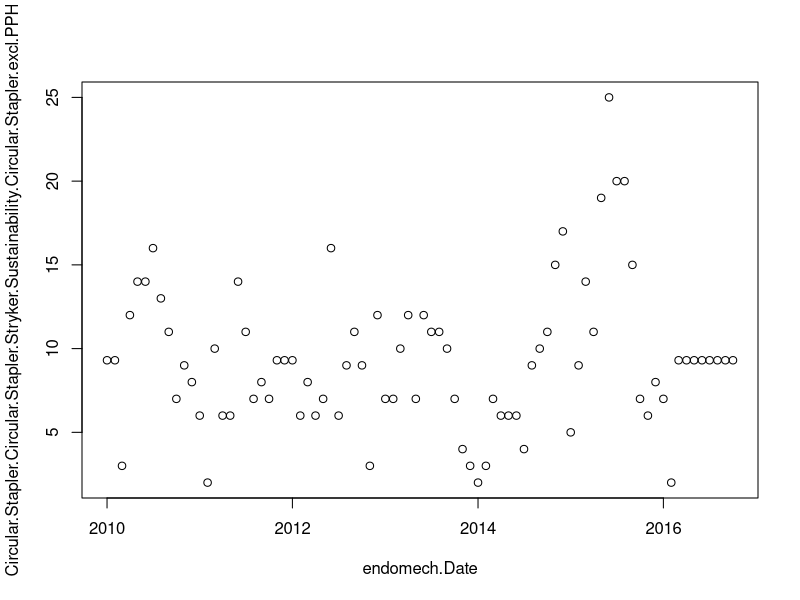

The R source for this figure:
endomech <- read.csv("endomech.csv", header = TRUE)
head(endomech)

## How to access names
head(names(endomech))
str(endomech)

# making a variable column and then a dataframe with that column and Date
#### readline()
#### https://stackoverflow.com/questions/12550677/in-r-is-there-some-function-like-raw-input-in-python
column <- "Circular.Stapler.Circular.Stapler.Stryker.Sustainability.Circular.Stapler.excl.PPH"
col <- endomech$Circular.Stapler.Circular.Stapler.Stryker.Sustainability.Circular.Stapler.excl.PPH
selected_df <- data.frame(endomech$Date, endomech[column])

# getting a mean from the 'non NA' data in the column
non_na_selected <- subset(selected_df, !is.na(selected_df[column]))
non_na_selected
mean(non_na_selected[1:nrow(non_na_selected),2])

# changing all the NAs to the calculated mean
selected_df[is.na(selected_df)] <- mean(non_na_selected[1:nrow(non_na_selected),2])

# change date column from factor variable to an actual graphable date
selected_df$endomech.Date <- as.Date(selected_df$endomech.Date
                                          , format = "%m/%d/%Y")

plot(selected_df)

#m1 <- lm(selected_df$endomech.Date ~ selected_df[,2])
#summary(m1) 
## Notes from talking:
## Column variable, run the script for any column
## figure out rows with NAs
## figure out how to clean up
## best fit graph: each one needs a different "best fit"
## index into the summary to get the correlation coefficient to figure out the best one